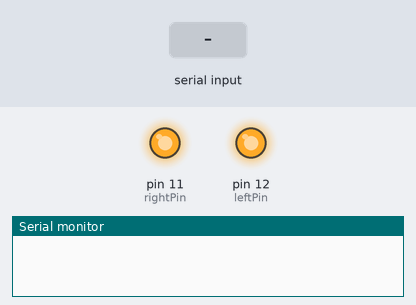
This sketch was run on a simulated Arduino Uno, built with avr-gcc and run on an emulated ATmega328P. On the bench: output pins drawn as LEDs (lit = HIGH), the last lines printed to the serial monitor. Inputs (shaded band) come from the test bench.

Above: at 1.2 s.
1.3 s: "L:" received over Serial
At 2.1 s:
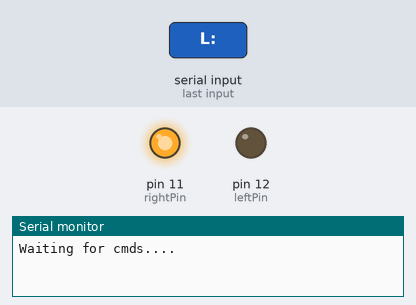
3.8 s: "R:" received over Serial
At 4.6 s:
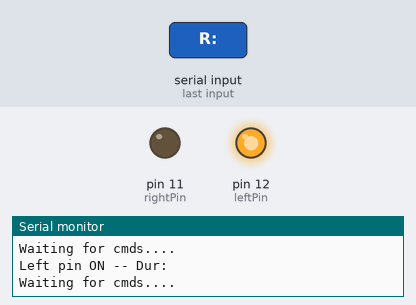
Timing chart, 0 to 6.8 s (numbered marks = the images above; inputs shaded):
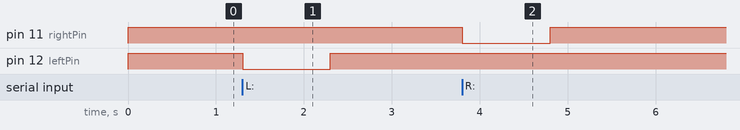

Measured:
- after the input at 1.3 s, pin 12 (leftPin): HIGH → LOW at once, → HIGH 1.0 s later
- after the input at 3.8 s, pin 11 (rightPin): HIGH → LOW at once, → HIGH 1.0 s later

The sketch:

RotorRelay.ino
```cpp
// Relay Control code for PTS-306 1rpm AC Rotor

// Interfaced via 5v Relay board using 2 relays for Left and Right


const int leftPin = 12;
const int rightPin = 11;


void setup() {
  Serial.begin(9600);

  pinMode(leftPin, OUTPUT);
  pinMode(rightPin, OUTPUT);

  digitalWrite(leftPin, HIGH);
  digitalWrite(rightPin, HIGH);
}

void loop() {

  while (Serial.available() > 0)
  {

    Serial.println("Waiting for cmds....");

    String dir = Serial.readStringUntil(':');

    if (dir == "L")
    {
      digitalWrite(leftPin, LOW);
      String dur = Serial.readStringUntil(';');
      Serial.println("Left pin ON -- Dur:" + dur);
      int durInt = dur.toInt();
      delay(durInt);
      digitalWrite(leftPin, HIGH);
    }

    if (dir == "R")
    {

      digitalWrite(rightPin, LOW);
      String dur = Serial.readStringUntil(';');
      Serial.println("Right pin ON -- Dur:" + dur);
      int durInt = dur.toInt();
      delay(durInt);
      digitalWrite(rightPin, HIGH);
    }

  }

}
```
